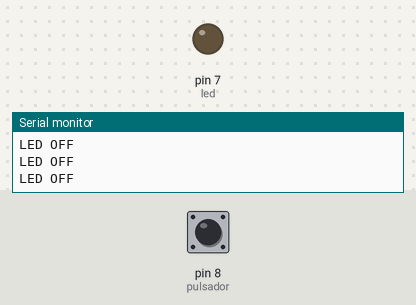
The sketch below on a simulated Arduino Uno, built with avr-gcc and run on an emulated ATmega328P. Shown: output pins drawn as LEDs (lit = HIGH), the last lines printed to the serial monitor. Inputs (shaded band) come from the test bench; at power-on: pin 8 (pulsador) LOW.

Above: at 1.2 s.
1.3 s: pin 8 (pulsador) pulled HIGH for 0.15 s
At 1.4 s:
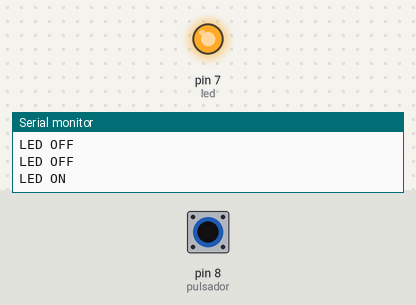
3.0 s: pin 8 (pulsador) pulled HIGH for 3.2 s
At 7.0 s:
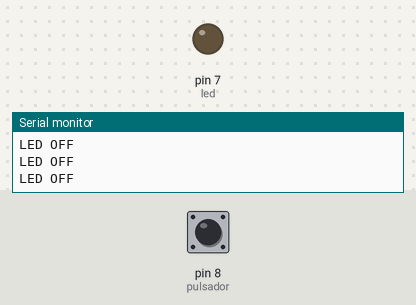
Timing chart, 0 to 8.5 s (numbered marks = the images above; inputs shaded):
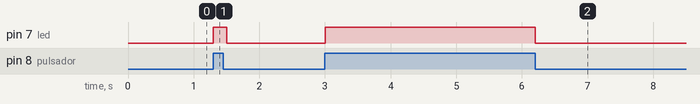

The sketch:

entradas-y-salidas-digitales.ino
```cpp
int led = 7;
int pulsador = 8;

int estado;

void setup() {
  pinMode(led, OUTPUT);
  pinMode(pulsador, INPUT);

  Serial.begin(9600);
}

void loop() {
  estado = digitalRead(pulsador);

  if(estado == 1){
    digitalWrite(led, HIGH);
    Serial.println("LED ON");
  }
  else{
    digitalWrite(led, LOW);
    Serial.println("LED OFF");
  }

  //Serial.println(estado);
  delay(100);

}
```

Measured:
- after the input at 1.3 s, pin 7 (led): LOW → HIGH at once, → LOW 0.20 s later
- after the input at 3.0 s, pin 7 (led): LOW → HIGH at once, → LOW 3.2 s later
